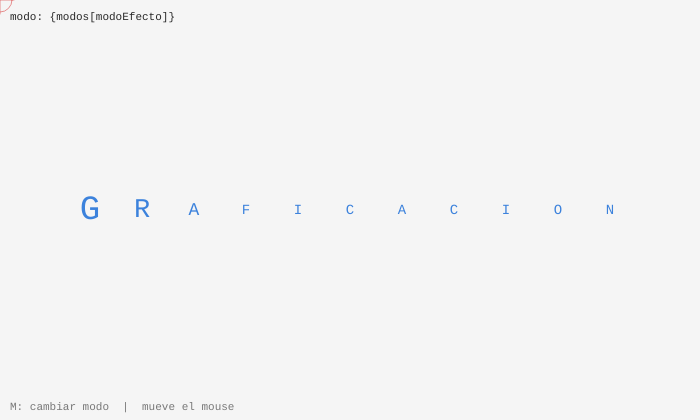
Frame 1 (no input)
Frame 60 (no input): identical to frame 1, image omitted
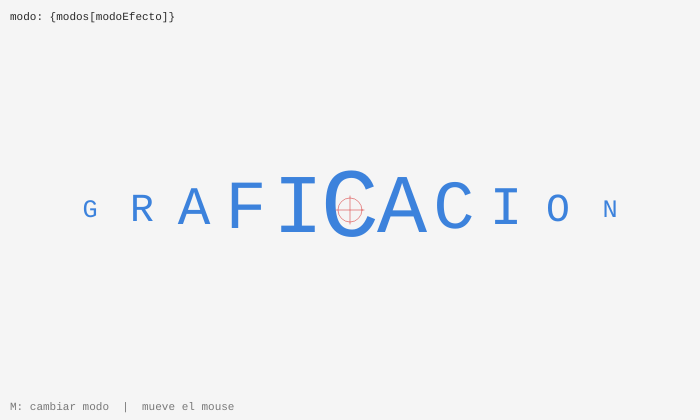
Frame 120 (the mouse pressed at the canvas centre since frame 60)

The p5.js sketch that drew these frames (run headless with seeded random() and noise() and a simulated clock; from frame 60 on, the mouse is pressed at the canvas centre):

// p5.js sketch
// ── sketch.js
// CAPÍTULO 8 — Desafío 2: Palabra interactiva
// Cada letra escala según su distancia al mouse

let palabra;
let letras;    // array con posición y tamaño de cada letra
let modoEfecto; // 0=escala, 1=color, 2=rotación
 
function setup() {
  createCanvas(700, 420);
  palabra     = 'GRAFICACION';
  modoEfecto  = 0;
  calcularPosiciones();
}
 
function calcularPosiciones() {
  letras = [];
  let anchoLetra = 52;
  let totalAncho = palabra.length * anchoLetra;
  let startX     = (width - totalAncho) / 2 + anchoLetra / 2;
 
  for (let i = 0; i < palabra.length; i++) {
    letras.push({
      char: palabra[i],
      x:    startX + i * anchoLetra,
      y:    height / 2,
    });
  }
}
 
function draw() {
  background(245);
 
  // Dibujar Cada Letra
  for (let l of letras) {
    let d = dist(mouseX, mouseY, l.x, l.y);
 
    if (modoEfecto === 0) {
      // Escala inversa a la distancia: más cerca = más grande
      let s = map(d, 0, 300, 3.5, 0.5, true);
      push();
        translate(l.x, l.y);
        scale(s);
        textFont('monospace');
        textSize(28);
        textAlign(CENTER, CENTER);
        fill(60, 130, 220);
        noStroke();
        text(l.char, 0, 0);
      pop();
 
    } else if (modoEfecto === 1) {
      // Color: del rojo (cerca) al azul (lejos)
      let r = map(d, 0, 300, 220,  60, true);
      let g = map(d, 0, 300,  60, 130, true);
      let b = map(d, 0, 300,  60, 220, true);
      let s = map(d, 0, 300, 2.0, 0.8, true);
      push();
        translate(l.x, l.y);
        scale(s);
        textFont('monospace');
        textSize(28);
        textAlign(CENTER, CENTER);
        fill(r, g, b);
        noStroke();
        text(l.char, 0, 0);
      pop();
 
    } else {
      // Rotación: las letras apuntan hacia el mouse
      let angHacia = atan2(mouseY - l.y, mouseX - l.x);
      let s        = map(d, 0, 300, 2.5, 0.8, true);
      push();
        translate(l.x, l.y);
        rotate(angHacia + HALF_PI); // girar hacia el mouse
        scale(s);
        textFont('monospace');
        textSize(28);
        textAlign(CENTER, CENTER);
        fill(80, 180, 80);
        noStroke();
        text(l.char, 0, 0);
      pop();
    }
  }
 
  // Cursor Personalizado
  stroke(220, 80, 80, 160);
  strokeWeight(1);
  noFill();
  circle(mouseX, mouseY, 24);
  line(mouseX - 14, mouseY, mouseX + 14, mouseY);
  line(mouseX, mouseY - 14, mouseX, mouseY + 14);
 
  // HUD
  noStroke();
  fill(40);
  textAlign(LEFT);
  textSize(11);
  textFont('monospace');
  let modos = ['escala por distancia', 'color por distancia', 'rotación hacia mouse'];
  text(`modo: {modos[modoEfecto]}`, 10, 20);
  fill(120);
  text('M: cambiar modo  |  mueve el mouse', 10, height - 10);
}
 
function keyPressed() {
  if (key === 'm' || key === 'M') modoEfecto = (modoEfecto + 1) % 3;
}
 
